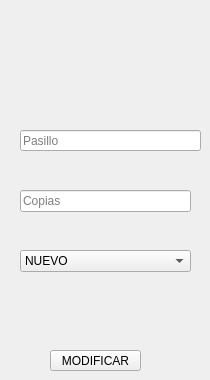
            <widget class="QWidget" name="tab_3">
             <attribute name="title">
              <string>Page</string>
             </attribute>
             <widget class="QLineEdit" name="Mpasillo">
              <property name="geometry">
               <rect>
                <x>20</x>
                <y>130</y>
                <width>181</width>
                <height>21</height>
               </rect>
              </property>
              <property name="placeholderText">
               <string>Pasillo</string>
              </property>
             </widget>
             <widget class="QLineEdit" name="Mcopias">
              <property name="geometry">
               <rect>
                <x>20</x>
                <y>190</y>
                <width>171</width>
                <height>22</height>
               </rect>
              </property>
              <property name="placeholderText">
               <string>Copias</string>
              </property>
             </widget>
             <widget class="QPushButtonThemed" name="modifiok">
              <property name="geometry">
               <rect>
                <x>50</x>
                <y>350</y>
                <width>91</width>
                <height>21</height>
               </rect>
              </property>
              <property name="text">
               <string>MODIFICAR</string>
              </property>
             </widget>
             <widget class="QComboBox" name="Mestado">
              <property name="geometry">
               <rect>
                <x>20</x>
                <y>250</y>
                <width>171</width>
                <height>22</height>
               </rect>
              </property>
              <item>
               <property name="text">
                <string>NUEVO</string>
               </property>
              </item>
              <item>
               <property name="text">
                <string>MEDIO USADO</string>
               </property>
              </item>
              <item>
               <property name="text">
                <string>VIEJO</string>
               </property>
              </item>
             </widget>
            </widget>
